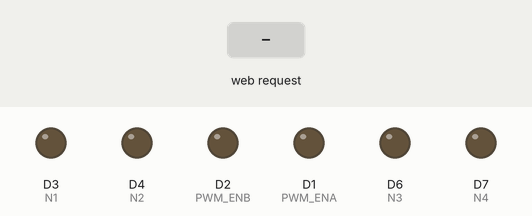
This sketch was run on a simulated ESP8266 (Wemos D1 mini). On the bench: output pins drawn as LEDs (lit = HIGH). Inputs (shaded band) come from the test bench. What the sketch prints to the serial monitor is not drawn.

Above: at 1.2 s.
1.3 s: HTTP request GET /U received
At 2.1 s:
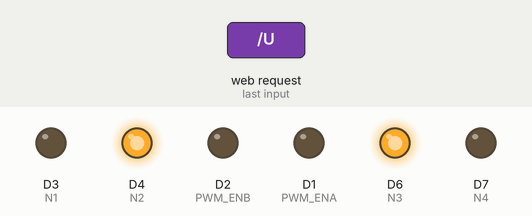
2.8 s: HTTP request GET /D received
At 3.2 s:
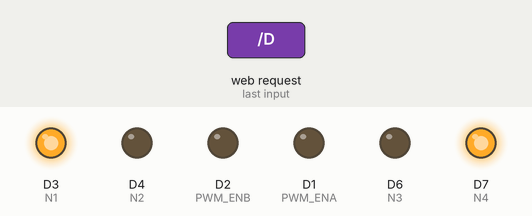
4.3 s: HTTP request GET /L received
At 5.5 s:
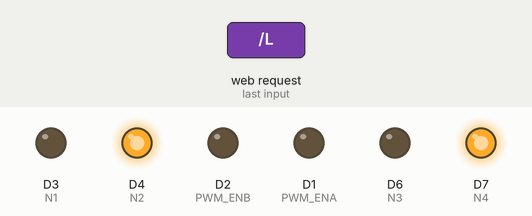
5.8 s: HTTP request GET /R received
At 6.7 s:
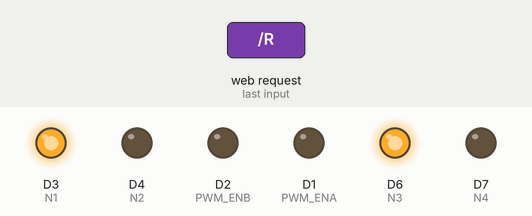
Timing chart, 0 to 8.3 s (numbered marks = the images above; inputs shaded):
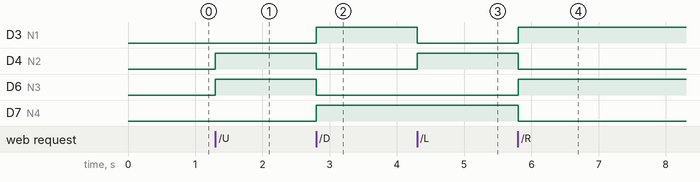

Measured:
- after the input at 1.3 s, D4 (N2), D6 (N3): LOW → HIGH at once
- after the input at 2.8 s, D3 (N1), D7 (N4): LOW → HIGH at once; D4 (N2), D6 (N3): HIGH → LOW at once
- after the input at 4.3 s, D3 (N1): HIGH → LOW at once; D4 (N2): LOW → HIGH at once
- after the input at 5.8 s, D3 (N1), D6 (N3): LOW → HIGH at once; D4 (N2), D7 (N4): HIGH → LOW at once

The sketch:

arduinoWeMosWifiCar.ino
```cpp
#include<ESP8266WiFi.h>
#include<ESP8266WiFiMulti.h>

WiFiServer server(80);//初始化服务器端口80

const int N1 = D3;
const int N2 = D4;
const int N3 = D6;
const int N4 = D7;
const int PWM_ENA = D1;
const int PWM_ENB = D2;

void setup() {
  Serial.begin(9600);

  pinMode(N1, OUTPUT);
  pinMode(N2, OUTPUT);
  pinMode(N3, OUTPUT);
  pinMode(N4, OUTPUT);
  pinMode(PWM_ENA, OUTPUT);
  pinMode(PWM_ENB, OUTPUT);

  WiFi.mode(WIFI_AP);//作为热点
  WiFi.softAP("Hello_IOT", "12345678"); //热点名称和密码
  server.begin();//开启HTTP Server，默认IP192.168.4.1
  IPAddress HTTPS_ServerIP = WiFi.softAPIP();//获取Server IP
  Serial.print("服务器地址:");
  Serial.println(HTTPS_ServerIP);
  //使用ESP自带的LED，HIGH灯灭，可换其它管脚
  //pinMode(LED_BUILTIN, OUTPUT);
  //digitalWrite(LED_BUILTIN, HIGH);
  //PWM_PLUS();
}

void loop() {

  //检查是否有浏览器端的客户访问ESP8266

  WiFiClient client = server.available();
  if (!client) {
    return;
  }
  Serial.println("设备连接:");
  String request = client.readStringUntil('\r');
  Serial.println(request);
  String val;
  if (request.indexOf("/U") != -1) {
    val = "前进中...";
    Forword();
  } else if (request.indexOf("/D") != -1) {
    val = "后退中";
    Backword();
  } else if (request.indexOf("/L") != -1) {
    val = "左转中...";
    TurnLeft();
  } else if (request.indexOf("/R") != -1) {
    val = "右转中...";
    TurnRight();
  } else if (request.indexOf("/S") != -1) {
    val = "停车...";
    Stop();
  }
  //给客户端的反馈信息
  String s = "HTTP/1.1 200 OK\r\n";
  s += "Content-Type:text/html; charset=UTF-8\r\n\r\n";
  //s += "<!DOCTYPEHTML>\r\n<html>\r\n";
  s += "<!DOCTYPE html>";
  s += "<html lang='zh-CN'>";
  s += "<head>";
  s += "  <meta charset='utf-8'>";
  s += "  <title>上下左右</title>";
  s += "  <style>";
  s += "      * {";
  s += "          padding: 0;";
  s += "          margin: 0;";
  s += "      }";
  s += "      .content,";
  s += "      .content ul {";
  s += "          width: 100%;";
  s += "          height: auto;";
  s += "          overflow: hidden;";
  s += "     }";
  s += "      .content li {";
  s += "          list-style: none;";
  s += "          float: left;";
  s += "          width: 50%;";
  s += "          text-align: center;";
  s += "          margin: 1em 0;";
  s += "      }";
  s += "      .content li:nth-child(1),";
  s += "      .content li:nth-child(4),";
  s += "      .content li:nth-child(5),";
  s += "      .content li:nth-child(6) {";
  s += "          width: 100%;";
  s += "      }";
  s += "      .content li span {";
  s += "          padding: 1em;";
  s += "          border: 1px solid #dedede;";
  s += "          text-align: center;";
  s += "          line-height: 4em;";
  s += "          box-sizing: border-box;";
  s += "      }";
  s += "  </style>";
  s += "</head>";
  s += "<body>";
  s += "  <div class='content'>";
  s += "      <ul>";
  s += "          <li><a href='/L'><span class='left'>左</span></a></li>";
  s += "          <li><a href='/D'><span class='down'>下</span></a></li>";
  s += "          <li><a href='/U'><span class='up'>上</span></a></li>";
  s += "          <li><a href='/R'><span class='right'>右</span></a></li>";
  s += "          <li><a href='/S'><span class='a'>A</span></a></li>";
  s += "          <li><span class='b'>B</span></li>";
  s += "      </ul>";
  s += "  </div>";
  s += String(val);
  s += "</body>";
  s += "</html>";
  //s += "<a href='/U'>前进</a><br/><br/>";
  //s += "<a href='/D'>后退</a><br/><br/>";
  //s += "<a href='/L'>左转</a><br/><br/>";
  //s += "<a href='/R'>右转</a><br/><br/>";
  //s += "<a href='/S'>停车</a><br/><br/>";
  //s += String(val) + "</html>\n";
  client.flush();
  client.print(s);
  delay(1);
  Serial.println("断开连接.");
}

void Forword()
{
  Serial.println("前进");
  digitalWrite(N1, LOW);
  digitalWrite(N2, HIGH);
  digitalWrite(N3, HIGH);
  digitalWrite(N4, LOW);
}
void Backword()
{
  Serial.println("后退");
  digitalWrite(N1, HIGH);
  digitalWrite(N2, LOW);
  digitalWrite(N3, LOW);
  digitalWrite(N4, HIGH);
}
void TurnLeft()
{
  Serial.println("左转");
  digitalWrite(N1, LOW);
  digitalWrite(N2, HIGH);
  digitalWrite(N3, LOW);
  digitalWrite(N4, HIGH);
}
void TurnRight()
{
  Serial.println("右转");
  digitalWrite(N1, HIGH);
  digitalWrite(N2, LOW);
  digitalWrite(N3, HIGH);
  digitalWrite(N4, LOW);
}
void Stop()
{
  Serial.println("停止");
  digitalWrite(N1, LOW);
  digitalWrite(N2, LOW);
  digitalWrite(N3, LOW);
  digitalWrite(N4, LOW);
}
void PWM_PLUS()
{
  const int rate = 700;
  digitalWrite(PWM_ENA, HIGH);
  delayMicroseconds(rate);
  digitalWrite(PWM_ENA, LOW);
  delayMicroseconds(1000 - rate);

  digitalWrite(PWM_ENB, HIGH);
  delayMicroseconds(rate);
  digitalWrite(PWM_ENB, LOW);
  delayMicroseconds(1000 - rate);
}
```
